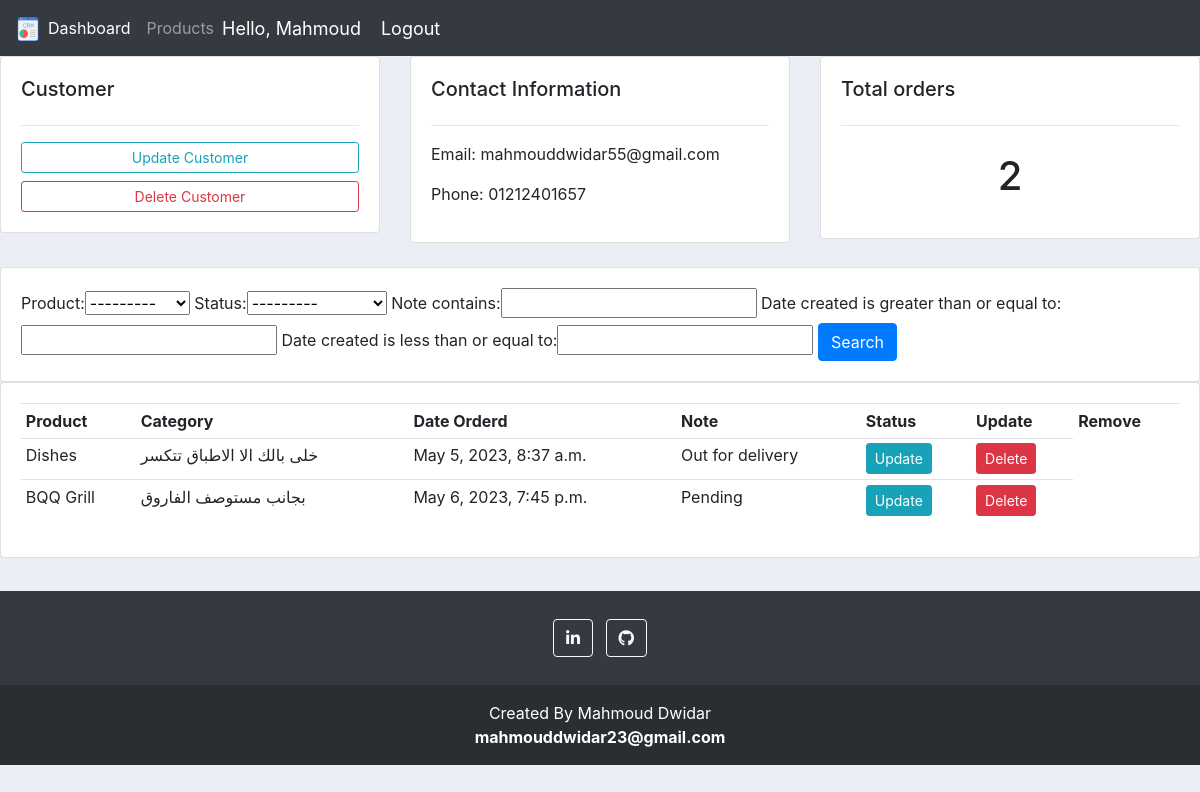
The app's page /customer/1/ (signed in) with its own data.
### accounts/models.py (models this page shows, shortened)
class Customer(models.Model):
    user = models.OneToOneField(User,blank=True ,null=True, on_delete=models.CASCADE)
    name = models.CharField(max_length=200, null=True)
    phone = models.CharField(max_length=200, null=True)
    email = models.EmailField(max_length=200, null=True)
    profile_pic = models.ImageField(default='profile.png' ,null=True, blank=True)
    date_created = models.DateTimeField(auto_now_add=True, null=True)

class Order(models.Model):
    STATUS = (
        ('Pending', 'Pending'),
        ('Out for delivery', 'Out for delivery'),
        ('Delivered', 'Delivered'),
    )
    customer = models.ForeignKey(Customer, null=True, on_delete= models.SET_NULL)
    product = models.ForeignKey(Product, null=True, on_delete= models.SET_NULL)
    date_created = models.DateTimeField(auto_now_add=True, null=True)
    status = models.CharField(max_length=200, null=True, choices=STATUS)
    note = models.CharField(max_length=1000, null=True)

class Product(models.Model):
    CATEGORY = (
        ('Indoor', 'Indoor'),
        ('Out Door', 'Out Door'),
    )
    name = models.CharField(max_length=200, null=True)
    price = models.FloatField(null=True)
    category = models.CharField(max_length=200, null=True, choices=CATEGORY)
    description = models.CharField(max_length=200, null=True, blank=True)
    date_created = models.DateTimeField(auto_now_add=True, null=True)
    tags = models.ManyToManyField(Tag)
    def __str__(self) -> str:
        return self.name

### accounts/decorators.py (the view)
        def wrapper_func(request, *args, **kwargs):
            group = None
            if request.user.groups.exists():
                group = request.user.groups.all()[0].name
            if group in allowed_roles:
                return view_func(request, *args, **kwargs)
            else:
                return HttpResponse('You are not authorized to view this page.')

### accounts/views.py (called while the page is built)
@login_required(login_url='login')
@allowed_users(allowed_roles=['admin'])
def customer(request, primary_key):
    customer = Customer.objects.get(id=primary_key)
    orders = customer.order_set.all()
    order_count = orders.count()
    myFilter = OrderFilter(request.GET, queryset=orders)
    orders = myFilter.qs
    context = {'customer': customer, 'orders': orders, 'order_count': order_count, 'title': customer.name, 'myFilter': myFilter.form}
    return render(request, 'accounts/customer.html', context)

### accounts/templates/accounts/customer.html
{% extends 'accounts/main.html' %}
{% block content %}
<div class="row">
    <div class="col-md">
        <div class="card card-body">
            <h5>Customer</h5>
            <hr>
            <a href="" class="btn btn-outline-info btn-sm btn-block">Update Customer</a>
            <a href="" class="btn btn-outline-danger btn-sm btn-block">Delete Customer</a>
        </div>
    </div>
    <div class="col-md">
        <div class="card card-body">
            <h5>Contact Information</h5>
            <hr>
            <p>Email: {{ customer.email }}</p>
            <p>Phone: {{ customer.phone }}</p>
        </div>
    </div>
    <div class="col-md">
        <div class="card card-body">
            <h5>Total orders</h5>
            <hr>
            <h1 style="text-align: center;padding: 10px">{{ order_count }}</h1>
        </div>
    </div>
</div>
<br>
<div class="row">
    <div class="col">
        <div class="card card-body">
            <form method="get">
                {{ myFilter }}
                <button class="btn btn-primary" type="submit">Search</button>
            </form>
        </div>
    </div>
</div>
<div class="row">
    <div class="col-md">
        <div class="card card-body">
            <table class="table table-sm">
                <tr>
                    <th>Product</th>
                    <th>Category</th>
                    <th>Date Orderd</th>
                    <th>Note</th>
                    <th>Status</th>
                    <th>Update</th>
                    <th>Remove</th>
                </tr>
                {% for order in orders %}
                    <tr>
                        <td>{{ order.product }}</td>
                        <td>{{ order.note }}</td>
                        <td>{{ order.date_created }}</td>
                        <td>{{ order.status }}</td>
                        <td><a class="btn btn-sm btn-info" href="{% url 'update_order' order.id %}">Update</a></td>
                        <td><a class="btn btn-sm btn-danger" href="{% url 'delete_order' order.id %}">Delete</a></td>
                    </tr>
                {% endfor %}
            </table>
        </div>
    </div>
</div>
{% endblock %}

### accounts/templates/accounts/navbar.html (shortened to what this page needs)
{% load static %}
<nav class="navbar navbar-expand-lg navbar-dark bg-dark">
    <a href="{% url 'home' %}"><img src="{% static '/images/logo.png' %}" alt="our logo" id="logo"></a>
    <div class="collapse navbar-collapse" id="navbarNav">
      {% if request.user.is_staff %}
        <ul class="navbar-nav">
          <li class="nav-item active">
            <a class="nav-link" href="{% url 'home' %}">Dashboard</a>
          </li>
          <li class="nav-item">
            <a class="nav-link" href="{% url 'products' %}">Products</a>
          </li>
        {% else %}
        <li class="nav-item">
          <a href="{% url 'account' %}" class="nav-link">Settings</a>
        </li>
        {% endif %}
        </ul>
      <span class="hello-msg">Hello, {{ request.user.first_name }}</span>
      <span><a href="{% url 'logout' %}" class="hello-msg">Logout</a></span>
    </div>
  </nav>

### static/css/main.css (style rules this page uses)
body { background-color: #ebeff5; }

### accounts/templates/accounts/navbar.html (style rules this page uses)
.hello-msg { font-size: 18px; color: #fff; margin-right: 20px; }

### records on screen
Customer: email "mahmouddwidar55@gmail.com", phone "01212401657"
Order: product "Dishes", note "خلى بالك الا الاطباق تتكسر", date_created "May 5, 2023, 8:37 a.m.", status "Out for delivery"
Order: product "BQQ Grill", note "بجانب مستوصف الفاروق", date_created "May 6, 2023, 7:45 p.m.", status "Pending"

### other values on screen
{{ request.user.first_name }} "Mahmoud"
{{ order_count }} "2"
